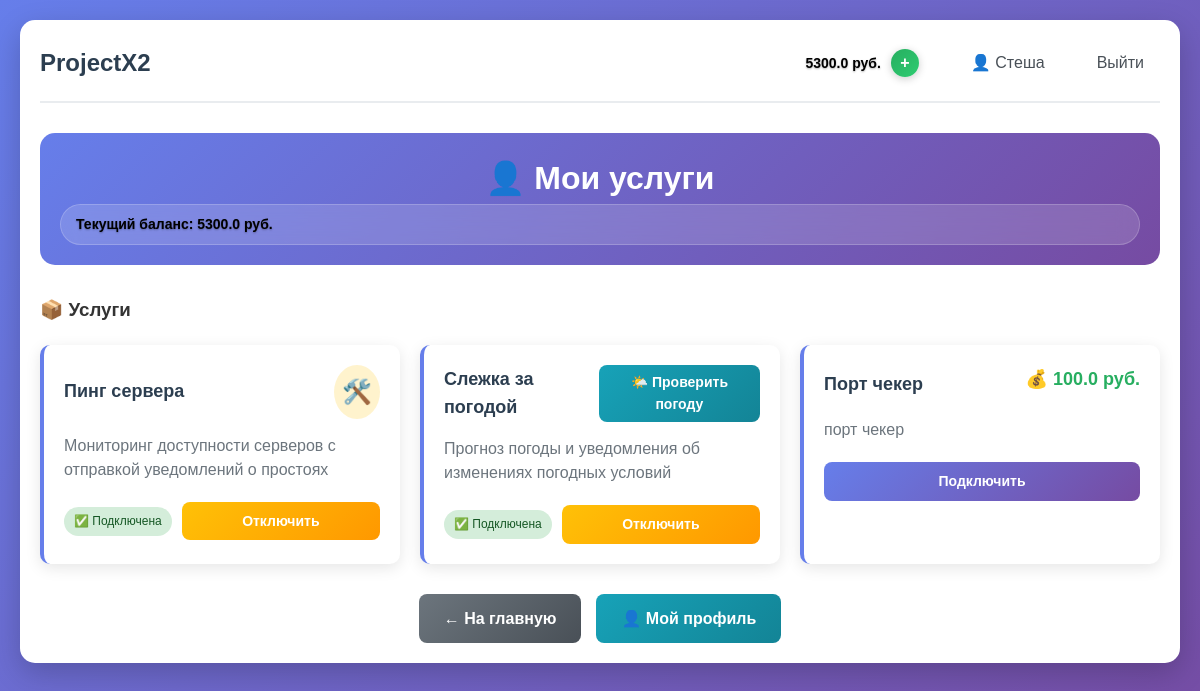
/client/services (signed in), run on an earlier commit of the app's database.
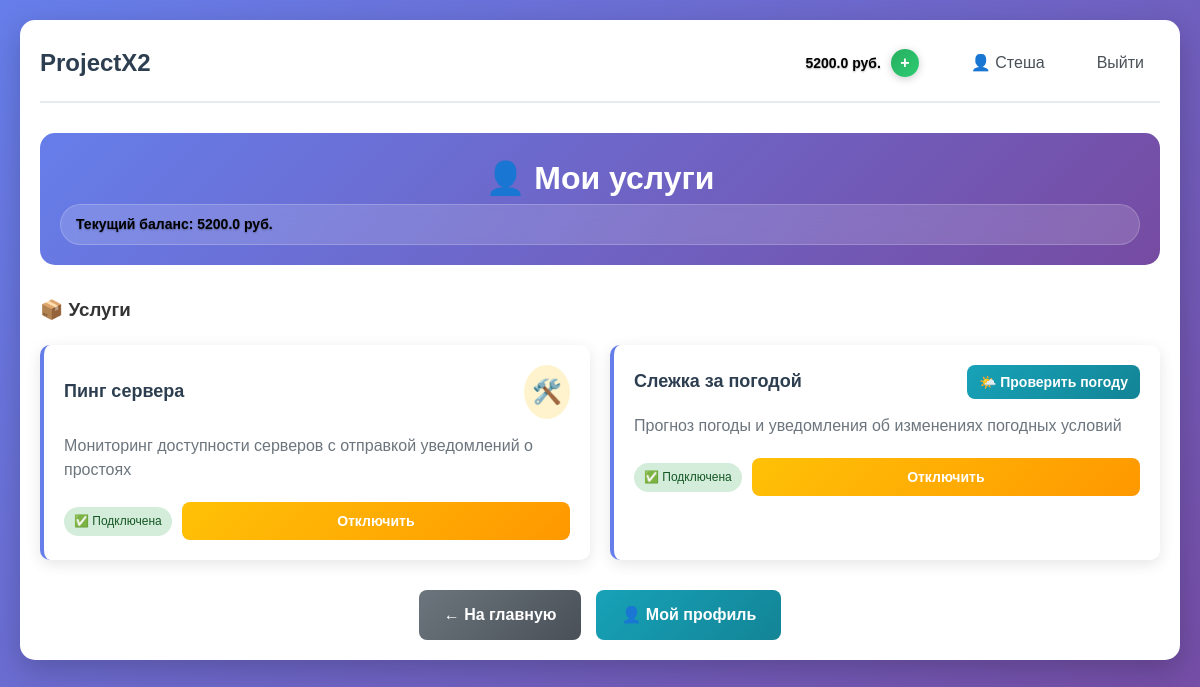
And on a later commit of the database.
### app.py (models this page shows, shortened)
class User(UserMixin, db.Model):
    __tablename__ = 'users'
    id = db.Column(db.Integer, primary_key=True)
    username = db.Column(db.String(64), unique=True, nullable=False)
    email = db.Column(db.String(120), unique=True, nullable=False)
    password_hash = db.Column(db.String(256), nullable=False)
    role = db.Column(db.String(20), nullable=False)
    created_at = db.Column(db.DateTime, default=datetime.utcnow)
    is_active = db.Column(db.Boolean, default=True)
    services = db.relationship('UserService', backref='user', lazy=True)
    balance = db.Column(db.Float, default=0.0)  # Баланс для клиентов

class Service(db.Model):
    id = db.Column(db.Integer, primary_key=True)
    name = db.Column(db.String(100), nullable=False)
    description = db.Column(db.Text, nullable=False)
    price = db.Column(db.Float, default=0.0)
    is_active = db.Column(db.Boolean, default=True)
    created_at = db.Column(db.DateTime, default=datetime.utcnow)
    customer_id = db.Column(db.Integer, db.ForeignKey('users.id'), nullable=False)
    users = db.relationship('UserService', backref='service', lazy=True)

### app.py (the view)
@app.route('/client/services')
@login_required
def client_services():
    if current_user.role != 'client':
        flash('Доступ запрещен. Только для клиентов.', 'error')
        return redirect(url_for('index'))
    all_services = Service.query.filter_by(is_active=True).all()
    user_services = UserService.query.filter_by(user_id=current_user.id).all()
    connected_service_ids = [us.service_id for us in user_services]
    return render_template('client_services.html',
                         services=all_services,
                         connected_service_ids=connected_service_ids,
                         user_services=user_services)

### app.py (called while the page is built)
@login_manager.user_loader
def load_user(user_id):
    return db.session.get(User, int(user_id))

@app.before_request
def check_user_active():
    if current_user.is_authenticated and not current_user.is_active:
        logout_user()
        flash('Ваш аккаунт заблокирован. Обратитесь к администратору.', 'error')
        return redirect(url_for('login'))

### templates/client_services.html (shortened to what this page needs)
{% extends "base.html" %}
{% block content %}
<div class="admin-container">
    <div class="admin-header">
        <h2>👤 Мои услуги</h2>
        <div class="balance-info">
            <span class="balance-amount">Текущий баланс: {{ current_user.balance }} руб.</span>
        </div>
    </div>
    <div class="services-section">
        <h3>📦 Услуги</h3>
        {% if services %}
            <div class="services-grid">
                {% for service in services %}
                <div class="service-card {% if service.in_development %}service-development{% endif %}">
                    <div class="service-header">
                        <h4>{{ service.name }}</h4>
                        {% if service.name == 'Пинг сервера' and service.id in connected_service_ids %}
                            <a href="{{ url_for('ping_service') }}" class="gear-icon" title="Перейти к Ping сервису">
                                🛠️
                            </a>
                        {% elif service.name == 'Слежка за погодой' and service.id in connected_service_ids %}
                            <a href="{{ url_for('check_weather_now') }}" class="btn btn-sm btn-info weather-btn">
                                🌤️ Проверить погоду
                            </a>
                        {% else %}
                            <span class="service-price">💰 {{ service.price }} руб.</span>
                        {% endif %}
                    </div>
                    <p class="service-description">{{ service.description }}</p>
                    <div class="service-actions">
                        {% if service.id in connected_service_ids %}
                            <span class="badge connected">✅ Подключена</span>
                            <a href="{{ url_for('disconnect_service', service_id=service.id) }}"
                               class="btn btn-sm btn-warning"
                               onclick="return confirm('Отключить услугу «{{ service.name }}»?')">
                                Отключить
                            </a>
                        {% else %}
                            {% if service.in_development %}
                                <span class="badge development">🚧 В разработке</span>
                            {% elif current_user.balance >= service.price %}
                                <a href="{{ url_for('connect_service', service_id=service.id) }}"
                                   class="btn btn-sm btn-primary">
                                    Подключить
                                </a>
                            {% else %}
                                <span class="text-danger">Недостаточно средств</span>
                                <a href="{{ url_for('add_balance_page') }}" class="btn btn-sm btn-success">
                                    Пополнить баланс
                                </a>
                            {% endif %}
                        {% endif %}
                    </div>
                </div>
                {% endfor %}
            </div>
        {% else %}
            <div class="empty-state">
                <div class="empty-icon">📭</div>
                <h4>Нет доступных услуг</h4>
                <p>В данный момент нет активных услуг для подключения.</p>
            </div>
        {% endif %}
    </div>
    <div class="admin-actions">
        <a href="{{ url_for('index') }}" class="btn btn-secondary">← На главную</a>
        <a href="{{ url_for('profile') }}" class="btn btn-info">👤 Мой профиль</a>
    </div>
</div>
{% endblock %}

### templates/base.html (shortened to what this page needs)
<!DOCTYPE html>
<html lang="ru">
<head>
    <link rel="stylesheet" href="{{ url_for('static', filename='css/style.css') }}">
</head>
<body>
    <div class="container">
        <nav class="navbar">
            <h1><a href="/" class="nav-logo">ProjectX2</a></h1>
            <div class="nav-links">
                {% if current_user.is_authenticated %}
                    {% if current_user.role == 'client' %}
                    <div class="balance-info">
                        <span class="balance-amount"> {{ current_user.balance }} руб.</span>
                        <a href="{{ url_for('add_balance_page') }}" class="balance-btn">+</a>
                    </div>
                    {% endif %}
                    <a href="/profile" class="nav-link">👤 {{ current_user.username }}</a>
                    <a href="/logout" class="nav-link">Выйти</a>
                {% else %}
                    <a href="/login" class="nav-link">Войти</a>
                    <a href="/register" class="nav-link">Регистрация</a>
                {% endif %}
            </div>
        </nav>
        <main>
            {% block content %}{% endblock %}
        </main>
    </div>
</body>
</html>

What changed in the data, as far as the page shows it:
no longer on this page (row edited): Service: name "Порт чекер", price "100.0", description "порт чекер"
changed User "Стеша": balance "5300.0" → "5200.0"
